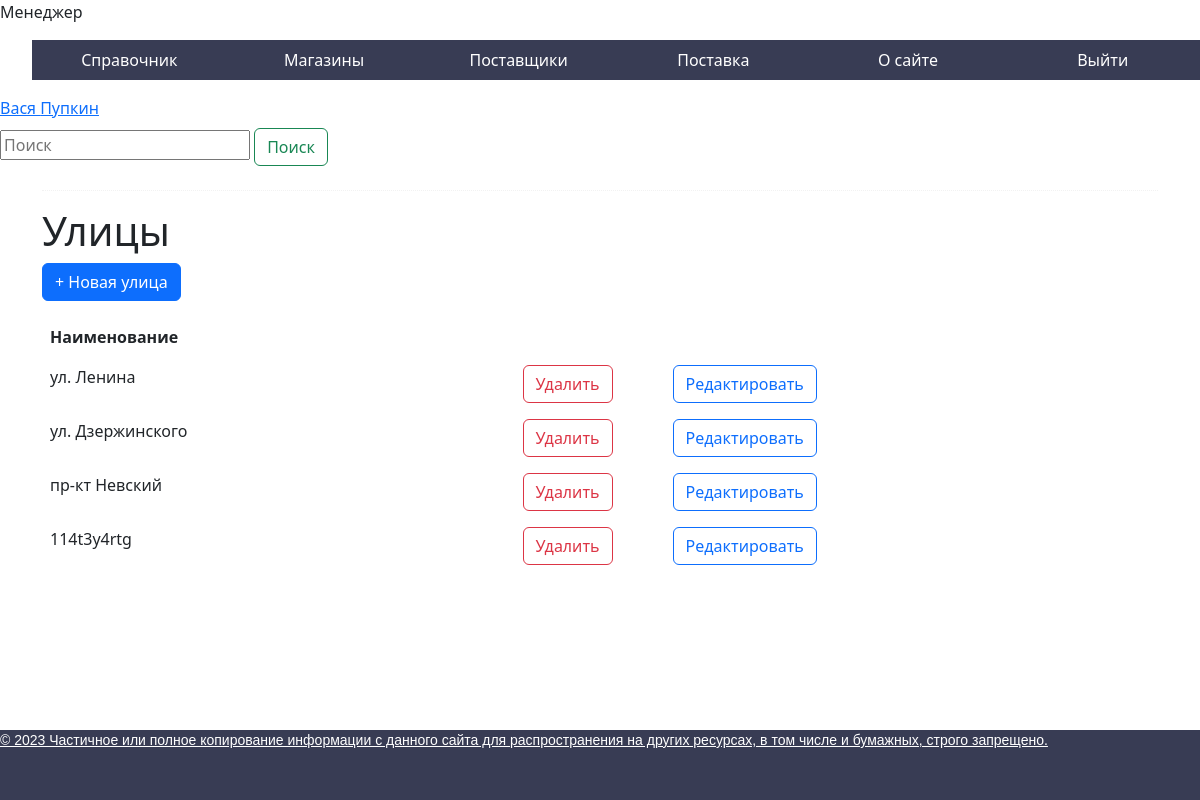
The page /public/streets/ (signed in) on the database its author committed.
### autodocapp/models.py (models this page shows, shortened)
class CustomUser(AbstractUser):
    surname = models.CharField(max_length=30, verbose_name='Фамилия')
    last_name = models.CharField(max_length=30, verbose_name='Отчество')
    birth_date = models.DateField(verbose_name='Дата рождения', null=True)
    photo = models.ImageField(upload_to="photos/%Y/%m/%d/", verbose_name='Фотография')

class Streets (models.Model):
    street = models.CharField(max_length=50, verbose_name='Улица')

### autodocapp/views/manager/streets.py (the view)
# urls.py: path('streets/', PrintStreets, name='streets'),
def PrintStreets(request):
    if request.user.is_authenticated:  # Checking on authorization in system
        role = CheckRole(request)
        streets = Streets.objects.all()
        return render(request, 'autodocapp/streets.html', {'role': role, 'title': 'Улицы', 'streets': streets})
    else:
        return redirect('authorization')

### autodocapp/views/views.py (called while the page is built)
def CheckRole(request):
    user = request.user
    role = str(user.groups.all()[0])
    return role

### autodocapp/templates/autodocapp/streets.html (shortened to what this page needs)
{% extends 'autodocapp/base.html' %}
{% block content %}
<div class="">
    <form class="form-inline my-2 my-lg-0" action="{% url 'search_street' %}" method="get">
        <input class="search" type="search" placeholder="Поиск" aria-label="Поиск" name="q">
        <button class="btn btn-outline-success my-2 my-sm" type="submit">Поиск</button>
    </form>
</div>
<div class="container">
    <div class="col-md-12 well">
        <hr style="border-top:1px dotted #ccc;"/>
        <h1 class="page-header">Улицы</h1>
          <p>
            <button type="button" class="btn btn-primary js-create">
              + Новая улица
            </button>
         </p>
        <table class="table table-borderless table-hover" id="table">
            <thead>
              <tr>
                <th scope="col">Наименование</th>
              </tr>
            </thead>
            <tbody>
                {% for s in streets %}
                <tr class="record">
                    <td>{{s.street}}</td>
                    <td style="width: 150px">
                        <a class="btn_delete_record btn-outline-danger" href="{% url 'delete_street' s.id %}"><button class="btn btn-outline-danger">Удалить</button></a>
                    </td>
                    <td>
                        <a class="BthEditStreet btn-outline-primary" href="{% url 'edit_street' s.id %}"><button class="btn btn-outline-primary">Редактировать</button></a>
                    </td>
                </tr>
                {% empty %}
                <tr>
                    <td colspan="8" class="text-center">Нет улиц</td>
                </tr>
                {% endfor %}
            </tbody>
        </table>
    </div>
</div>
{% endblock %}

### autodocapp/templates/autodocapp/base.html (shortened to what this page needs)
{% load static %}
<!DOCTYPE html>
<html lang="en">
<head>
    <link  href="{% static 'autodocapp/css/styles.css' %}" rel="stylesheet">
    <link  href="{% static 'bootstrap/css/bootstrap.min.css' %}" rel="stylesheet">
</head>
<body>
{% if role == 'Администратор' %}
    <p>Администратор</p>
    <ul class="menu">
        <li><a href="">Автозапчасти</a></li>
        <li><a href="">Автозапчасти в магазине</a></li>
        <li><a href="{% url 'logout' %}">Выйти</a></li>
    </ul>
{% elif role == 'Менеджер' %}
    <p>Менеджер</p>
    <ul class="menu">
        <li><a href="">Справочник</a>
        </li>
        <li><a href="{% url 'store_departments' %}">Магазины</a></li>
        <li><a href="{% url 'suppliers' %}">Поставщики</a></li>
        <li><a href="{% url 'supply' %}">Поставка</a></li>
        <li><a href="">О сайте</a></li>
        <li><a href="{% url 'logout' %}">Выйти</a></li>
    </ul>
{% endif %}
<a href="">{{ user.first_name }} {{ user.surname }}</a>
{% block content %}
{% endblock %}
<div id="footer">
    <p>&copy; 2023 Частичное или полное копирование информации с данного сайта для распространения на других ресурсах, в том числе и бумажных, строго запрещено.</p>
</div>
</body>
</html>

### autodocapp/static/autodocapp/css/styles.css (style rules this page uses)
.menu { display: flex; }
.menu li { width: 200px; list-style: none; background: #383c54; position: relative; }
.menu a { color: #fff; text-decoration: none; display: block; text-align: center; padding: 0 10px; height: 40px; line-height: 40px; transition: all .5s; }
#footer { background: #383c54; color: #aaa; font-size: 14px; font-family: Verdana, Geneva, Arial, Helvetica; text-align: left; overflow: hidden; position:fixed; right:0; bottom:0; width:100%; height: 70px; }
#footer p { text-decoration: underline; color: #fff; }
.container { background-color: #FFFFFF; }
.search { width: 250px; }

### rows shown on the page
CustomUser: first_name "Вася", surname "Пупкин"
Streets: street "ул. Ленина"
Streets: street "ул. Дзержинского"
Streets: street "пр-кт Невский"
Streets: street "114t3y4rtg"
